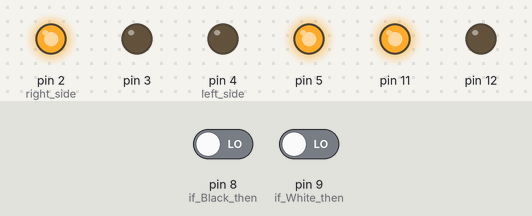
Bench run of a sketch on a simulated Arduino Uno, built with avr-gcc and run on an emulated ATmega328P. Shown: output pins drawn as LEDs (lit = HIGH). The inputs (shaded band) are chosen by the test bench; at power-on: pin 8 (if_Black_then) LOW, pin 9 (if_White_then) LOW.

Above: at 1.2 s.
1.3 s: pin 8 (if_Black_then) driven HIGH
At 1.8 s:
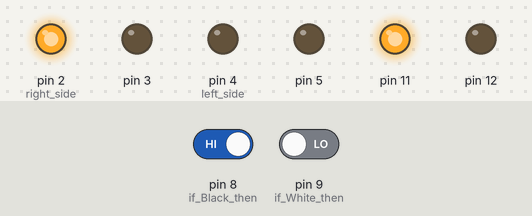
2.8 s: pin 9 (if_White_then) driven HIGH
At 5.5 s:
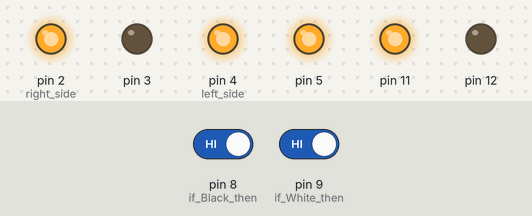
11.8 s: pin 8 (if_Black_then) driven LOW
At 12.8 s:
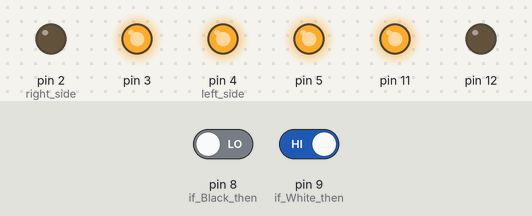
13.9 s: pin 9 (if_White_then) driven LOW
At 14.7 s:
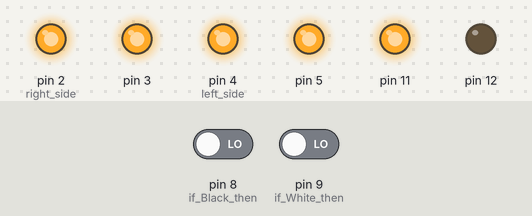
15.4 s: pin 8 (if_Black_then) driven HIGH
At 16.6 s:
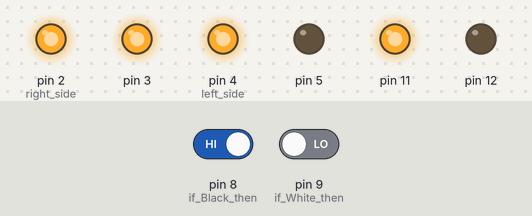
Timing chart, 0 to 17.9 s (numbered marks = the images above; inputs shaded):
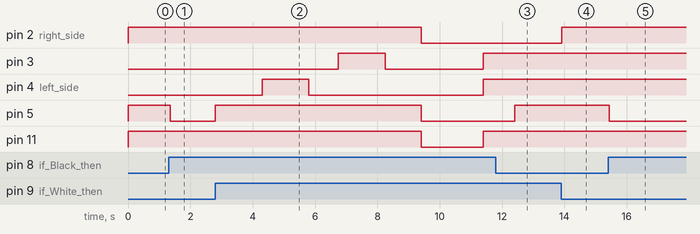

The sketch:

first.ino
```cpp
#include "saitoRobo.hpp"
void setup(){
    pinMode(2,OUTPUT);//right side
    pinMode(3,OUTPUT);
    pinMode(4,OUTPUT);//left side
    pinMode(5,OUTPUT);
    pinMode(8,INPUT);//if Black then, HIGH
    pinMode(9,INPUT);//if White then, LOW
    pinMode(11,OUTPUT);
    pinMode(12,OUTPUT);
}

void loop(){unsigned char blkCnt=0;
	SaitoRobo robo = SaitoRobo(2,3,5,4,10);
    digitalWrite(11,1);
    digitalWrite(10,1);
	while(1){
        if(digitalRead(8)&&digitalRead(9)){
            blkCnt++;
            digitalWrite(robo.lMF,1);
            digitalWrite(robo.rMF,1);
            delay(300);
            if(blkCnt==5) break;
            else continue;
        }
        digitalRead(9)? digitalWrite(robo.rMF,0):digitalWrite(robo.rMF,1);
        digitalRead(8)? digitalWrite(robo.lMF,0):digitalWrite(robo.lMF,1);
        delay(80);
    }
	robo.turnLeft();
    digitalWrite(robo.lMF,1);
    digitalWrite(robo.rMF,1);
    delay(950);
    robo.turnRight();
    digitalWrite(robo.lMF,1);
    digitalWrite(robo.rMF,1);
    delay(1150);
    digitalWrite(robo.lMF,0);
    digitalWrite(robo.rMF,0);
    robo.ballShot();
    digitalWrite(robo.lMR,1);
    digitalWrite(robo.rMR,1);
    delay(1000);
}
```

saitoRobo.hpp
```cpp
#ifndef SAITOROBO_HPP
#define SAITOROBO_HPP
#pragma once

class SaitoRobo{
public:
    SaitoRobo(int rF,int rR,int lF,int lR,int B){
        rMF = rF;
        rMR = rR;
        lMF = lF;
        lMR = lR;
        Ball = B;
    }
    void turnRight(){
        digitalWrite(lMF,1);
        digitalWrite(rMR,1);
        delay(1500);
        digitalWrite(lMF,0);
        digitalWrite(rMR,0);
    }
    void turnLeft(){
        digitalWrite(rMF,1);
        digitalWrite(lMR,1);
        delay(1500);
        digitalWrite(rMF,0);
        digitalWrite(lMR,0);
    }
    void ballShot(){
        digitalWrite(11,0);
        digitalWrite(10,0);
        delay(2000);
        digitalWrite(Ball,1);
        digitalWrite(11,1);
    }
    int rMF,
        rMR,
        lMF,
        lMR,
        Ball;
};

#endif // SAITOROBO_HPP
```

Measured:
- after the input at 1.3 s, pin 5: HIGH → LOW after 0.06 s
- after the input at 2.8 s, pin 2 (right_side): HIGH → LOW after 6.6 s; pin 3: LOW → HIGH after 4.0 s, → LOW 1.5 s later, → HIGH 3.2 s later; pin 4 (left_side): LOW → HIGH after 1.5 s, → LOW 1.5 s later, → HIGH 5.6 s later; pin 5: LOW → HIGH at once, → LOW 6.6 s later; pin 11: HIGH → LOW after 6.6 s, → HIGH 2.0 s later
- after the input at 11.8 s, pin 2 (right_side): stays LOW (without the input it goes to HIGH after 0.60 s)
- after the input at 13.9 s, pin 2 (right_side): LOW → HIGH at once
- after the input at 15.4 s, pin 5: HIGH → LOW at once
